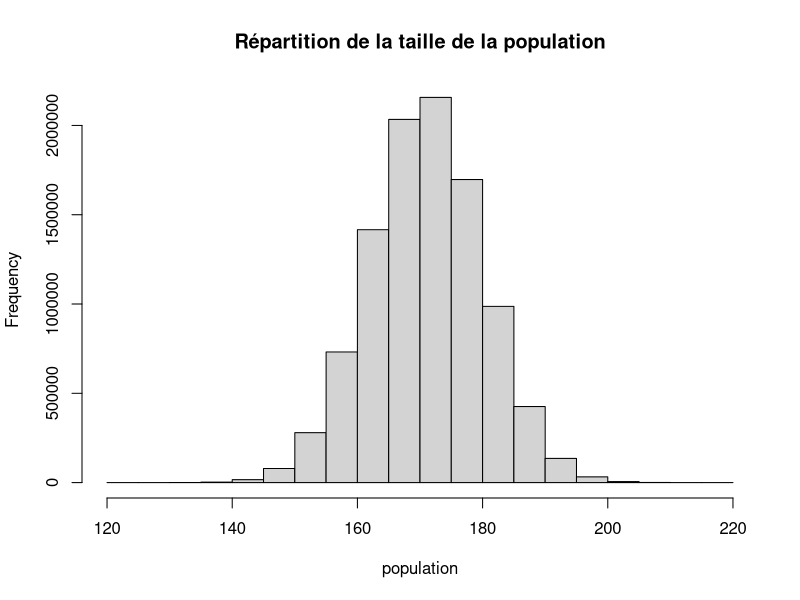
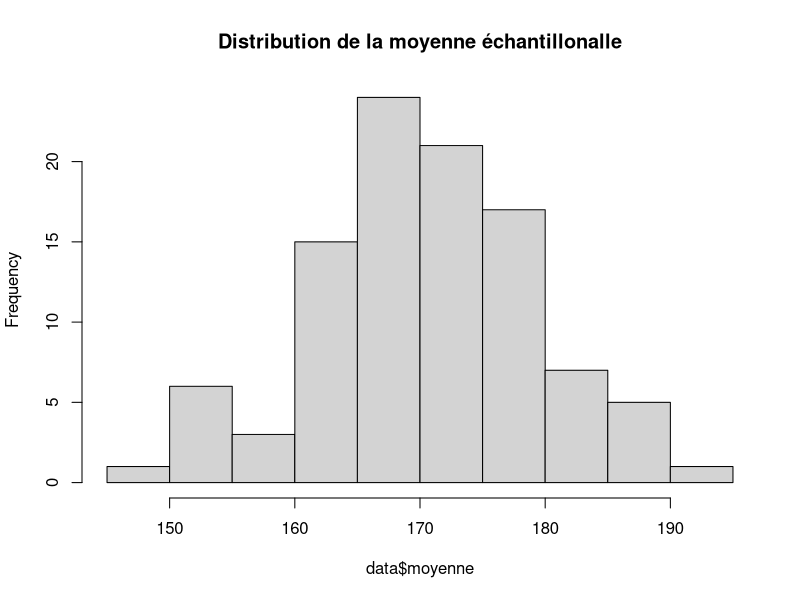

Write R code to recreate these figures, in order.
population <- rnorm(n = 10000000, mean = 171, sd = 9)

mean(population)
sd(population)
#on retrouve les valeurs attendues

hist(population,main = "Répartition de la taille de la population")
#on retrouve un graphique ressemblant à une loi normale
x = subset(population, population > 190)
length(x)
#ou
sum(population > 190)
(1 - pnorm(q = 190, mean = 171, sd = 9)) * length(population)
#on retrouve les valeurs théoriques avec nos calculs
sum(population < 144)
pnorm(q = 144, mean = 171, sd = 9) * length(population)
#on retrouve les valeurs théoriques avec nos calculs

simul <- sample(population, size = 100, replace = TRUE)
mean(simul)
sd(simul)
#la moyenne et l'ecart type de l'echantillon se rapproche de celle de la population

mean(simul) - qnorm(0.975)* (sd(simul)/sqrt(100)) #borne < intervalle de fluctuation
mean(simul) + qnorm(0.975)* (sd(simul)/sqrt(100)) #borne > intervalle de fluctuation

df <-replicate(1000, simul)
moyenne <- apply(df, 1,mean)
ecart_type <- apply(replicate(1000,simul), 1,sd)
moyenne <- data.frame(moyenne)
ecart_type <- data.frame(ecart_type)
data <- cbind(moyenne,ecart_type)

hist(data$moyenne, main = "Distribution de la moyenne échantillonalle")
#on retrouve la forme d'une loi normale

mean(data$moyenne)
sd(data$moyenne)

sum(data$moyenne > 172.8)   #valeur simulée
(1 -pnorm(q = 172.8, mean = mean(data$moyenne), sd = sd(data$moyenne))) * 100#valeur théorique

mean(data$moyenne)-qnorm(0.975)*sd(data$moyenne)/sqrt(100)
mean(data$moyenne)+qnorm(0.975)*sd(data$moyenne)/sqrt(100)
